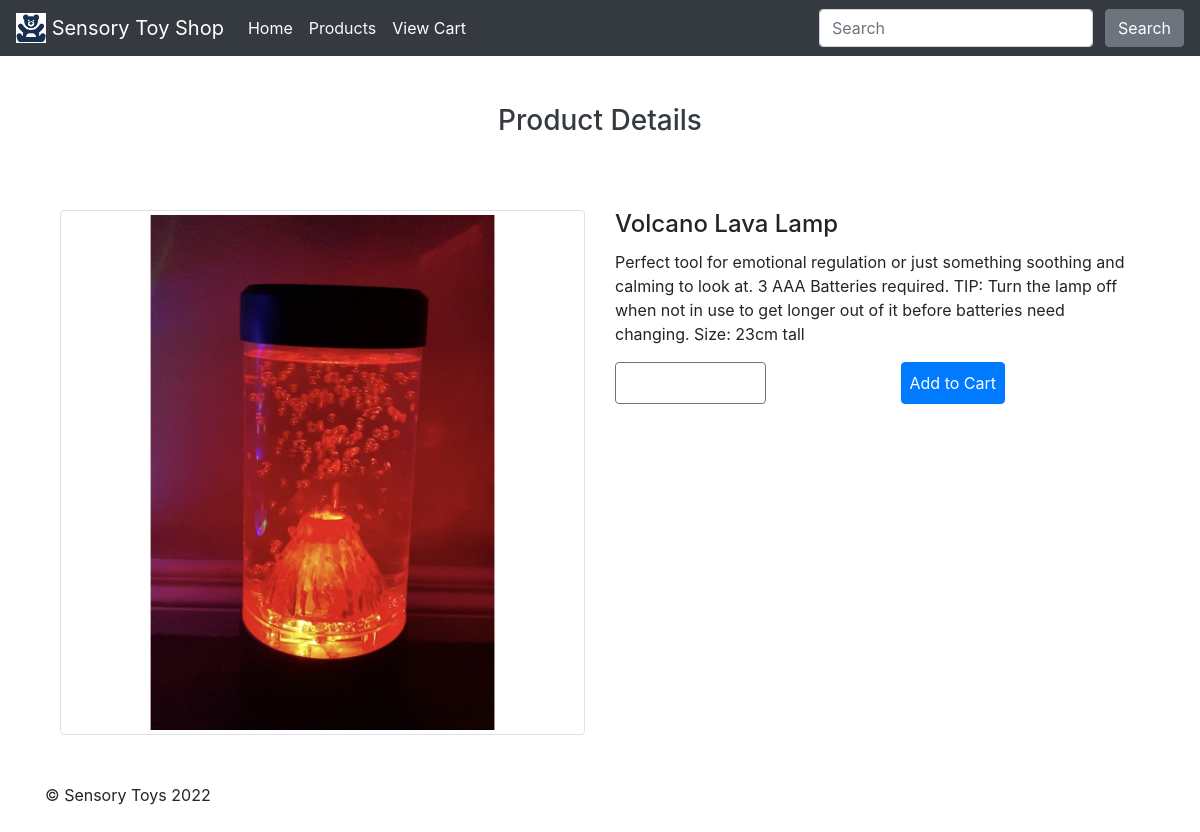
The app's page /product/2 with its own data.
### toyshop/models.py (models this page shows, shortened)
class Product(db.Model):
    __tablename__ = 'products'
    id = db.Column(db.Integer, primary_key=True)
    name = db.Column(db.String(64), nullable=False)
    description = db.Column(db.String(500), nullable=False)
    image = db.Column(db.String(60), nullable=False)
    price = db.Column(db.Float, nullable=False)
    date = db.Column(db.DateTime, nullable=False)
    productCategory_id = db.Column(
        db.Integer, db.ForeignKey('productCategories.id'))  # one-to-one rship

class ProductInfo(db.Model):
    __tablename__ = 'productInfo'
    id = db.Column(db.Integer, primary_key=True)
    description = db.Column(db.String(500), nullable=False)
    product_id = db.Column(
        db.Integer, db.ForeignKey('products.id'))  # one-to-one rship

### toyshop/views.py (the view)
@bp.route('/product/<int:productid>')
def productInfo(productid):
    product = Product.query.filter(Product.id == productid).one()
    productInfo = ProductInfo.query.filter(
        ProductInfo.product_id == productid).one()
    return render_template('productInfo.html', productInfo=productInfo, product=product)

### toyshop/templates/productInfo.html (shortened to what this page needs)
{% extends 'base.html' %} {% block main %}
<section>
  <div class="text-dark text-center p-5">
    <div>
      <p class="h3 text-dark mb-4">Product Details</p>
    </div>
  </div>
  <div class="container">
  <div class="container">
    <div class="row">
        <div class="col-6">
          <img
          class ="img-thumbnail"
          src="{{url_for('static', filename='img/'+product.image)}}"
          alt="Card image"
          />
        </div>
        <div class="col-6">
          <h4 class="card-title">{{product.name}}</h4>
          <p class="card-text">{{productInfo.description}}</p>
          <div class="d-flex h-100">
          <div class="align-self-start mr-auto">
            <a
            href="{{ url_for('main.index', _anchor='productCategories_anchor') }}"
            class="btn btn-secondary p-2"
            >Back To Products</a
            >
          </div>
            <div class="align-self-start mr-auto">
              <form action="{{ url_for('main.order') }}">
                  <input
                  class="btn btn-primary p-2"
                  type="submit"
                  value="Add to Cart"
                  />
                </form>
            </div>
          </div>
        </div>
    </div>
  </div>
</section>
{% endblock %}

### toyshop/static/css/style.css (style rules this page uses)
a:link { color: white; background-color: transparent; text-decoration: none; }

### records on screen
Product: image (picture), name "Volcano Lava Lamp"
ProductInfo: description "Perfect tool for emotional regulation or just something soothing and calming to look at. 3 AAA Batteries required. TIP: Turn the lamp off when not in use to get longer out of it before batteries need changing. Size: 23cm tall"
